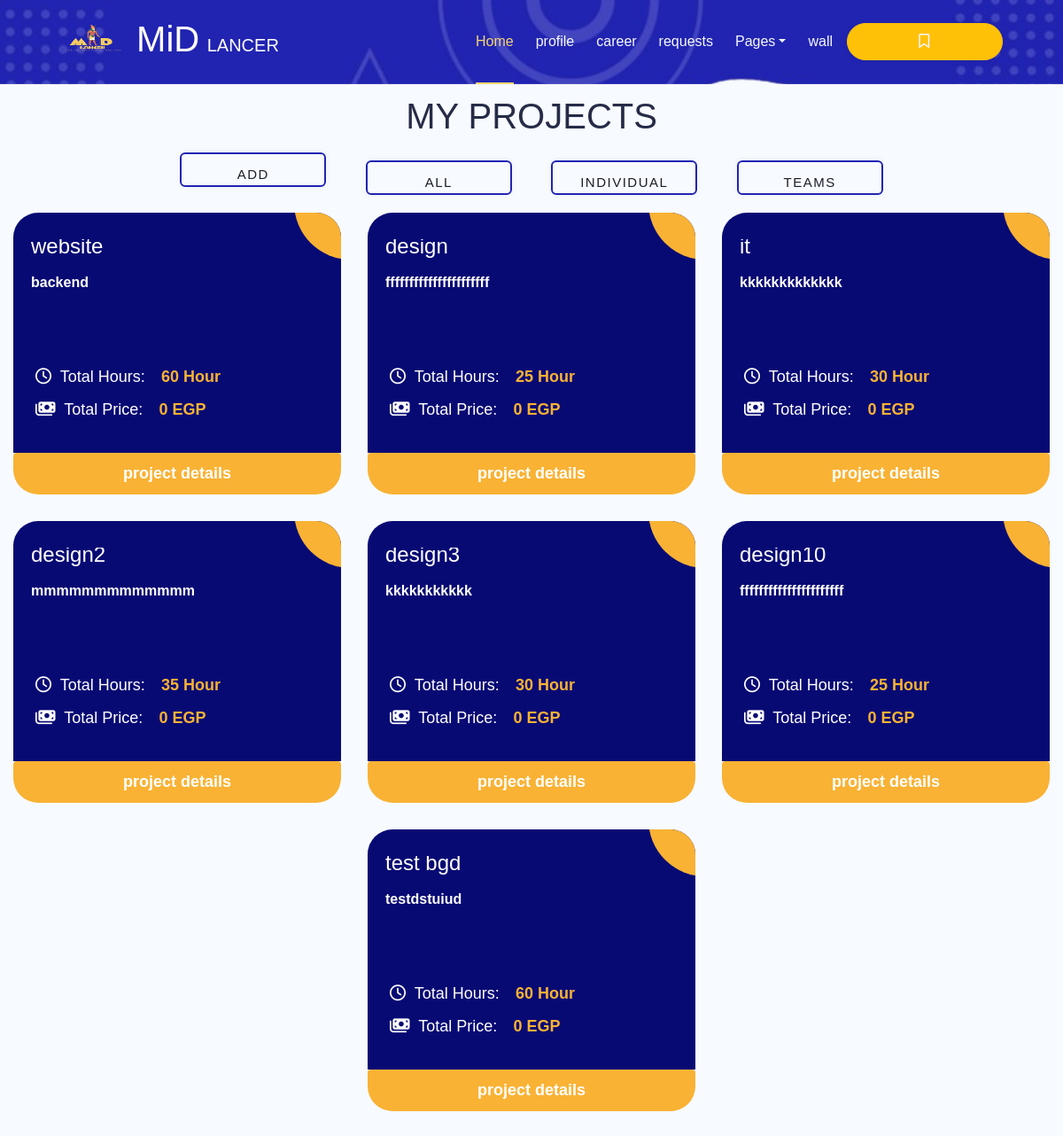
The app's page /my_projects_client.php (signed in) with its own data.
### tables this page shows
CREATE TABLE `project` (
  `project_id` int(11) NOT NULL,
  `project_name` varchar(250) NOT NULL,
  `description` varchar(250) NOT NULL,
  `total_hours` int(11) NOT NULL,
  `deadline_date` date NOT NULL,
  `user_id` int(11) NOT NULL,
  `type_id` int(11) DEFAULT NULL,
  `posting` int(11) NOT NULL
);

### my_projects_client.php (the view, shortened to what this page needs)
<?php
include 'nav+bm.php';
$user_id=$_SESSION['user_id'];
$join = "SELECT *, SUM(`price/hr`) AS 'sumrates', `project`.`project_id` AS `pid` FROM `project`
right JOIN `user` ON `user`.`user_id`=`project`.`user_id`
left JOIN `team_member` ON `project`.`project_id`=`team_member`.`project_id`
left JOIN `freelancer` ON `freelancer`.`freelancer_id`=`team_member`.`freelancer_id`
--  join `type` ON `type`.`project_id`=`project`.`project_id`
WHERE `user`.`user_id` ='$user_id'
GROUP BY `project`.`project_id`";
$run_join=mysqli_query($connect,$join);
$num=mysqli_num_rows($run_join);
if($num==0){
    $error= "you don't have any current projects";
}else{
function SUM1($price_per_hr,$total_hours){
    $total_price=$price_per_hr * $total_hours;
    return "$total_price";
}
$type_id = "";
}
?>
<!DOCTYPE html>
<html lang="en">
<head>
  <link rel="stylesheet" href="css/myprojectfreelancer.css">
  <link rel="stylesheet" href="https://cdnjs.cloudflare.com/ajax/libs/font-awesome/6.6.0/css/all.min.css"
 />
</head>
<body>
<div class="main">
    <h1 class="title">MY PROJECTS</h1>
    <form method="GET">
    <button><a href="addproject.php">Add Project</a></button>
    <button><a href="my_projects_client.php">All</a></button>
    <button type="submit"><a href="my_projects_client.php?type_id=1">Individual</a></button>
    <button type="submit"><a href="my_projects_client.php?type_id=2">Teams</a></button>
    </form>
</div>
<?php if($num==0){
  $error = "you don't have any current projects";
  if(!empty($error)) { ?>
    <div class="cards">
        <?php echo $error ?>
    </div>
 <?php } } else { ?>
<div class="ag-format-container">
    <div class="ag-courses_box">
    <?php if ($type_id ==1 ){ ?>
      <?php foreach($run_select1 as $data) { ?>
                <div class="ag-courses_item">
                <a href="#" class="ag-courses-item_link">
            <div class="ag-courses-item_bg"></div>
            <div class="ag-courses-item_title">
                <div class="ag-courses-item_title">
                    <h4 class="teams"><?php echo $data ['project_name']?></h4>
                    <p class="para"><?php echo $data ['description']?>
                    </p>
                </div>
            </div>
            <div class="ag-courses-item_date-box">
                <i class="fa-regular fa-clock"></i> Total Hours:
                <span class="ag-courses-item_date">
                <?php echo $data ['total_hours']?> Hour
                </span>
            </div>
            <div class="ag-courses-item_date-box">
                <i class="fa-solid fa-money-bills"></i>
                Total Price:
                <span class="ag-courses-item_date">
                <?php echo SUM1($data['sumrates'], $data['total_hours']);?> EGP
                </span>
            </div>
            <a href="project_details_client.php?details=<?php echo $data['pid']?>" class="ag-courses-item_anchor">project details</a>
            </a>
        </div>
        <?php } } elseif($type_id == 2){ ?>
            <?php foreach($run_select2 as $key) { ?>
            <div class="ag-courses_item">
                    <a href="#" class="ag-courses-item_link">
                <div class="ag-courses-item_bg"></div>
                <div class="ag-courses-item_title">
                    <div class="ag-courses-item_title">
                        <h4 class="teams"><?php echo $key ['project_name']?></h4>
                        <p class="para"><?php echo $key ['description']?>
                        </p>
                    </div>
                </div>
                <div class="ag-courses-item_date-box">
                    <i class="fa-regular fa-clock"></i> Total Hours:
                    <span class="ag-courses-item_date">
                    <?php echo $key ['total_hours']?> Hour
                    </span>
                </div>
                <div class="ag-courses-item_date-box">
                    <i class="fa-solid fa-money-bills"></i>
                    Total Price:
                    <span class="ag-courses-item_date">
                    <?php echo SUM1($key['sumrates'], $key['total_hours'])?> EGP
                    </span>
                </div>
                <a href="project_details_client.php?details=<?php echo $key['pid']?>" class="ag-courses-item_anchor">project details</a>
                </a>
            </div>
            <?php } } elseif ($run_join ){?>
              <div class="ag-format-container">
        <div class="ag-courses_box">
        <?php foreach($run_join as $keyy) { ?>
          <div class="ag-courses_item">
                <a href="#" class="ag-courses-item_link">
            <div class="ag-courses-item_bg"></div>
            <div class="ag-courses-item_title">
                <div class="ag-courses-item_title">
                    <h4 class="teams"><?php echo $keyy ['project_name']?></h4>
                    <p class="para"><?php echo $keyy ['description']?>
                    </p>
                </div>
            </div>
            <div class="ag-courses-item_date-box">
                <i class="fa-regular fa-clock"></i> Total Hours:
                <span class="ag-courses-item_date">
                <?php echo $keyy ['total_hours']?> Hour
                </span>
            </div>
            <div class="ag-courses-item_date-box">
                <i class="fa-solid fa-money-bills"></i>
                Total Price:
                <span class="ag-courses-item_date">
                <?php echo SUM1($keyy['sumrates'], $keyy['total_hours'])?> EGP
                </span>
            </div>
            <a href="project_details_client.php?details=<?php echo $keyy['pid']?>" class="ag-courses-item_anchor">project details</a>
            </a>
        </div>
        <?php } } } ?>
    </div>
</div>
</body>
</html>

### css/nav+bm.css (style rules this page uses)
:root { --primary-color: #080a74; --secondary-color: #f6d673; --Thirdly-color: #d6d9e0; --fourthly-color: #1d1d27; }
button { padding: 4px 20px; border-radius: 50px; cursor: pointer; border: 0; border-radius: 0.9em; background-color: var(--secondary-color); box-shadow: rgb(0 0 0 / 5%) 0 0 8px; letter-spacing: 1.5px; text-transform: uppercase; font-size: 15px; transition: all 0.5s ease; font-family: inherit; margin-left: 20px; }
a { text-decoration: none; color: var(--fourthly-color); }

### css/myprojectfreelancer.css (style rules this page uses)
* { margin: 0; padding: 0; box-sizing: border-box; }
.para { font-size: medium; }
:root { --primary-color: #2124b1; --secondary-color: #f6d673; --Thirdly-color: #f7faff; --fourthly-color: #1d1d27; }
.title { transform: translateY(22%); }
.teams { transform: translateY(-22%); }
body { background-color: #f7faff; font-family: 'Gill Sans', 'Gill Sans MT', Calibri, 'Trebuchet MS', sans-serif; }
.ag-format-container { margin: 0 auto; width: 100%; }
.main { text-align: center; padding-top: 8%; }
span { padding-left: 4%; }
.main button a { text-decoration: none; }
.ag-courses_box { display: -webkit-box; display: -ms-flexbox; display: flex; -webkit-box-align: start; -ms-flex-align: start; align-items: center !important; justify-content: center !important; flex-wrap: wrap; }
.ag-courses_item { -ms-flex-preferred-size: calc(33.33333% - 30px); flex-basis: calc(33.33333% - 30px); margin: 0 15px 30px; overflow: hidden; border-radius: 28px; }
.ag-courses-item_link { text-decoration: none; display: block; padding: 30px 20px; background-color: #080a74; overflow: hidden; position: relative; }
.ag-courses-item_title { min-height: 87px; margin: 0 0 25px; overflow: hidden; font-weight: bold; font-size: 30px; color: #FFF; z-index: 2; position: relative; }
i { margin-left: 5px; margin-right: 5px; }
.ag-courses-item_date-box { font-size: 18px; color: #FFF; padding: 5px 0; z-index: 2; position: relative; }
.ag-courses-item_date { font-weight: bold; color: #f9b234; -webkit-transition: color .5s ease; -o-transition: color .5s ease; transition: color .5s ease }
.ag-courses-item_bg { height: 128px; width: 128px; background-color: #f9b234; z-index: 1; position: absolute; top: -75px; right: -75px; border-radius: 50%; -webkit-transition: all .5s ease; -o-transition: all .5s ease; transition: all .5s ease; }
.ag-courses_item:nth-child(3n) .ag-courses-item_bg { background-color: #f9b234; }
.ag-courses_item:nth-child(4n) .ag-courses-item_bg { background-color: #f9b234; }
.ag-courses_item:nth-child(5n) .ag-courses-item_bg { background-color: #f9b234; }
.ag-courses_item:nth-child(6n) .ag-courses-item_bg { background-color: #f9b234; }
.ag-courses-item_anchor { display: block; width: 100%; text-align: center; padding: 10px; background-color: #f9b234; color: white; text-decoration: none; font-weight: bold; font-size: large; border-radius: 4px; transition: background-color 0.3s ease; }

### my_projects_client.php (style rules this page uses)
button { --color: #2124b1; font-family: inherit; display: inline-block; width: 11em; height: 2.6em; line-height: 2.5em; margin: 20px; position: relative; cursor: pointer; overflow: hidden; border: 2px solid var(--color); transition: color 0.5s; z-index: 1; font-size: 15px; border-radius: 6px; font-weight: 500; color: var(--color); background-color: transparent; }
button:before { content: ""; position: absolute; z-index: -1; background: var(--color); height: 150px; width: 200px; border-radius: 50%; }
h4 { color:white; }
button:before { top: 100%; left: 100%; transition: all 0.7s; }

### records on screen
project: project_name "website", description "backend", total_hours "60", total_hours "0"
project: project_name "design", description "ffffffffffffffffffffff", total_hours "25", total_hours "0"
project: project_name "it", description "kkkkkkkkkkkkk", total_hours "30", total_hours "0"
project: project_name "design2", description "mmmmmmmmmmmmm", total_hours "35", total_hours "0"
project: project_name "design3", description "kkkkkkkkkkk", total_hours "30", total_hours "0"
project: project_name "design10", description "ffffffffffffffffffffff", total_hours "25", total_hours "0"
project: project_name "test bgd", description "testdstuiud", total_hours "60", total_hours "0"
